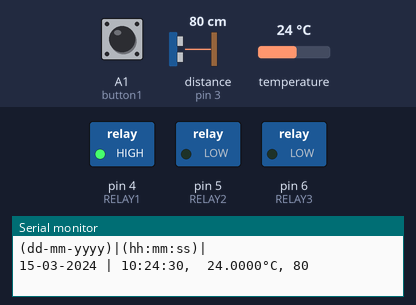
The sketch below on a simulated Arduino Uno, built with avr-gcc and run on an emulated ATmega328P. Shown: switched loads named in the sketch (green lamp = pin HIGH), the last lines printed to the serial monitor. Wiring (inferred from the names in the program): ultrasonic range finder: trigger pin 2; echo pin 3; DS18B20 sensor: data A3. The test bench sets the inputs (shaded band); at power-on: distance to the obstacle (sensor on pin 3) 80 cm, A1 (button1) HIGH, temperature 24 °C. The echo pulse lasts 58.3 µs per cm; the local clock reads 2024-03-15 10:24:30 at power-on unless the sketch sets it; storage starts empty; pins used as bus, display or sensor lines are not drawn.

Above: at 1.3 s.
1.4 s: distance to the obstacle (sensor on pin 3) set to 13 cm
2.9 s: distance to the obstacle (sensor on pin 3) set to 10 cm
At 3.6 s:
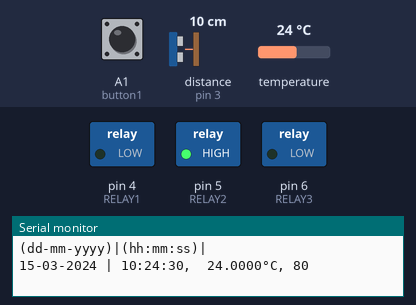
At 7.0 s:
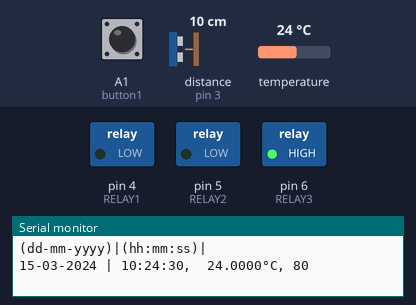
12.5 s: distance to the obstacle (sensor on pin 3) set to 46 cm
21.4 s: distance to the obstacle (sensor on pin 3) set to 51 cm
22.9 s: distance to the obstacle (sensor on pin 3) set to 120 cm
At 23.7 s:
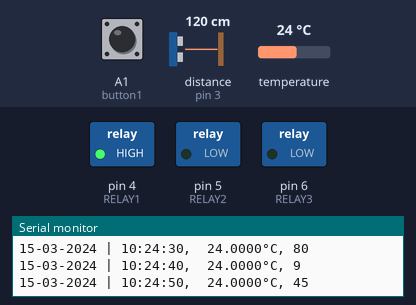
Timing chart, 0 to 25.9 s (numbered marks = the images above; inputs shaded):
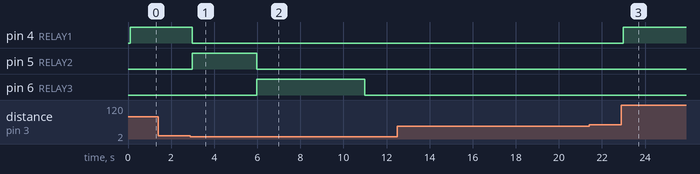

The sketch:

driver.ino
```cpp
#include <SD.h>
#include <LiquidCrystal.h>
#include <RTClib.h>

// LCD module connections (RS, E, D4, D5, D6, D7)
//LiquidCrystal lcd(2, 3, 4, 5, 6, 7);

// initialize RTC library
RTC_DS3231 rtc;
DateTime   now;

// buttons definition
#define button1 A1   // button B1 is connected to Arduino pin A1
#define button2 A2   // button B2 is connected to Arduino pin A2
// define DS18B20 data pin
#define DS18B20_PIN   A3

int TRIGGERPIN = 2;
int ECHOPIN = 3;
int RELAY1 = 4;
int RELAY2 = 5;
int RELAY3 = 6;
long distance;

File dataLog;
boolean sd_ok = 0;

long readUltrasonicDistance(int TRIGGERPIN, int ECHOPIN)
{
  pinMode(TRIGGERPIN, OUTPUT);
  digitalWrite(TRIGGERPIN, LOW);
  delayMicroseconds(2);
  digitalWrite(TRIGGERPIN, HIGH);
  delayMicroseconds(10);
  digitalWrite(TRIGGERPIN, LOW);
  pinMode(ECHOPIN, INPUT);
  return pulseIn(ECHOPIN, HIGH);
}

void nutA(){
  digitalWrite(RELAY2, HIGH);
  delay(3000);
  digitalWrite(RELAY2, LOW);
  }

void nutB(){
  digitalWrite(RELAY3, HIGH);
  delay(5000);
  digitalWrite(RELAY3, LOW);
  }


//* SETUP FUNCTION
void setup()
{
  pinMode(button1, INPUT_PULLUP);
  pinMode(button2, INPUT_PULLUP);
  pinMode(RELAY1, OUTPUT);
  pinMode(RELAY2, OUTPUT);
  pinMode(RELAY3, OUTPUT);

  rtc.begin();          // initialize RTC chip

  // open serial communications and wait for port to open
  Serial.begin(9600);

  // initialize the SD card
  Serial.print("Initializing SD card...");

  if ( !SD.begin() )
    Serial.println("initialization failed!");
  else {
    sd_ok = 1;
    Serial.println("initialization done.");


    if( SD.exists("datalog.csv") == 0 )   // test if file with name 'Log.txt' already exists
    {
      Serial.println("\r\nCreate 'datalog.csv' file ... ");
      dataLog = SD.open("datalog.csv", FILE_WRITE);   // create (&open) file Log.txt
      if(dataLog) {                               // if the file opened okay, write to it:
        Serial.println("OK");

        //? write some texts to 'datalog.txt' file
        dataLog.println("DATETIME, TEMP, WATER DISTANCE");
        dataLog.close();

      }
      else{
        Serial.println("error creating file.");
      }
    }
  }

  Serial.println("\r\n    DATE    |    TIME  | TEMPERATURE | WATER DISTANCE");
  Serial.println("(dd-mm-yyyy)|(hh:mm:ss)|");
}

int iterationChecker = 0;

//* main loop
void loop()
{
  distance = 0.01723 * readUltrasonicDistance(TRIGGERPIN, ECHOPIN);

  //? Fill water
  if(distance>50){
    digitalWrite(RELAY1, HIGH);
    iterationChecker = 0;
  }

  //? Drop vitamin
  if(distance<=10 && iterationChecker == 0){
    digitalWrite(RELAY1, LOW);
    nutA();
    nutB();

    iterationChecker = 1;
  }


  now = rtc.now();  // read current time and date from the RTC chip
  RTC_display();

  if( !digitalRead(button1) )  // if B1 is pressed
  if( debounce() )             // call debounce function (make sure B1 is pressed)
  {
    while( debounce() );  // call debounce function (wait for B1 to be released)

    byte hour   = edit( now.hour() );         // edit hours
    byte minute = edit( now.minute() );       // edit minutes
    byte day    = edit( now.day() );          // edit date
    byte month  = edit( now.month() );        // edit month
    byte year   = edit( now.year() - 2000 );  // edit year

    // write time & date data to the RTC chip
    rtc.adjust(DateTime(2000 + year, month, day, hour, minute, 0));

    while(debounce());  // call debounce function (wait for button B1 to be released)
  }

  //? Read & print temperature value from sensor every 10 seconds
  static byte p_second;
  if( (now.second() % 10 == 0) && (p_second != now.second()) )
  {
    // Serial.println(distance);
    // unsigned int ds18b20_temp;
    int ds18b20_temp;

    char buffer1[12], buffer2[26];
    bool sensor_ok = 0;
    p_second = now.second();
    if( ds18b20_read(&ds18b20_temp) )
    {
      sensor_ok = 1;
      if (ds18b20_temp & 0x8000)           // if temperature < 0
      {
        ds18b20_temp = ~ds18b20_temp + 1;  // change temperature value to positive form
        sprintf(buffer1, "-%02u.%04u%cC", (ds18b20_temp/16) % 100, (ds18b20_temp & 0x0F) * 625, 223);
      }
      else
      {      // otherwise (temperature >= 0)
        if (ds18b20_temp/16 >= 100)          // if temperature >= 100.0 °C
          sprintf(buffer1, "%03u.%04u%cC", ds18b20_temp/16, (ds18b20_temp & 0x0F) * 625, 223);
        else      // otherwise ( 0 <= temperature < 100.0)
          sprintf(buffer1, " %02u.%04u%cC", ds18b20_temp/16, (ds18b20_temp & 0x0F) * 625, 223);
      }
    }
    else
      sprintf(buffer1, "   ERROR  ");


    sprintf( buffer2, " %02u-%02u-%04u | %02u:%02u:%02u | ", now.day(), now.month(), now.year(),
                      now.hour(), now.minute(), now.second() );

    if(sensor_ok) {
      buffer1[8] = 194;   // put degree symbol
      buffer1[9] = 176;
      buffer1[10] = 'C';  // put 'C' letter
      buffer1[11] = '\0'; // put string terminator
    }
    // print data on PC serial monitor
    // Serial.print(buffer2); // datetime
    // Serial.println(buffer1); // temp

    // write data to SD card
    if(sd_ok)
    {
      char str[80];
      sprintf(str, "%02u-%02u-%04u | %02u:%02u:%02u, %s, %d",now.day(), now.month(), now.year(),
                      now.hour(), now.minute(), now.second(), buffer1, distance);

      Serial.println(str);

      dataLog = SD.open("datalog.csv", FILE_WRITE);
      //TODO: write to datalog.csv
      dataLog.println(str);

      dataLog.close();
    }

  }


  delay(100);   // wait 100ms
}

//! HOLY LINE DONT CHANGE
//////////////////////////////////////// RTC functions ////////////////////////////////////////
//? Display timestamp
void RTC_display()
{
  char _buffer[17];
  char dow_matrix[7][10] = {" SUNDAY  ", " MONDAY  ", " TUESDAY ", "WEDNESDAY",
                             "THURSDAY ", " FRIDAY  ", "SATURDAY "};
  /*lcd.setCursor(4, 0);
  lcd.print( dow_matrix[now.dayOfTheWeek()] );*/

  // print time
  sprintf( _buffer, "TIME: %02u:%02u:%02u", now.hour(), now.minute(), now.second() );
  /*lcd.setCursor(0, 1);
  lcd.print(_buffer);*/
  // print date
  sprintf( _buffer, "DATE: %02u-%02u-%04u", now.day(), now.month(), now.year() );
  /*lcd.setCursor(0, 2);
  lcd.print(_buffer);*/
}

byte edit(byte parameter)
{
  static byte i = 0, y_pos,
              x_pos[5] = {6, 9, 6, 9, 14};
  char text[3];
  sprintf(text,"%02u", parameter);

  if(i < 2)
    y_pos = 1;
  else
    y_pos = 2;

  while( debounce() );   // call debounce function (wait for B1 to be released)

  while(true) {
    while( !digitalRead(button2) ) {  // while B2 is pressed
      parameter++;
      if(i == 0 && parameter > 23)    // if hours > 23 ==> hours = 0
        parameter = 0;
      if(i == 1 && parameter > 59)    // if minutes > 59 ==> minutes = 0
        parameter = 0;
      if(i == 2 && parameter > 31)    // if day > 31 ==> day = 1
        parameter = 1;
      if(i == 3 && parameter > 12)    // If month > 12 ==> month = 1
        parameter = 1;
      if(i == 4 && parameter > 99)    // If year > 99 ==> year = 0
        parameter = 0;

      sprintf(text,"%02u", parameter);
      /*lcd.setCursor(x_pos[i], y_pos);
      lcd.print(text);*/
      delay(200);       // wait 200ms
    }

    /*lcd.setCursor(x_pos[i], y_pos);
    lcd.print("  ");*/
    unsigned long previous_m = millis();
    while( (millis() - previous_m < 250) && digitalRead(button1) && digitalRead(button2) ) ;
    /*lcd.setCursor(x_pos[i], y_pos);
    lcd.print(text);*/
    previous_m = millis();
    while( (millis() - previous_m < 250) && digitalRead(button1) && digitalRead(button2) ) ;

    if(!digitalRead(button1))
    {                     // if button B1 is pressed
      i = (i + 1) % 5;    // increment 'i' for the next parameter
      return parameter;   // return parameter value and exit
    }
  }
}

//? function for button1 (B1) debounce
bool debounce ()
{
  byte count = 0;
  for(byte i = 0; i < 5; i++)
  {
    if ( !digitalRead(button1) )
      count++;
    delay(10);
  }

  if(count > 2)  return 1;
  else           return 0;
}
////////////////////////////////////// end RTC functions //////////////////////////////////////

////////////////////////////////// DS18B20 sensor functions ///////////////////////////////////
bool ds18b20_start()
{
  bool ret = 0;
  digitalWrite(DS18B20_PIN, LOW);  // send reset pulse to the DS18B20 sensor
  pinMode(DS18B20_PIN, OUTPUT);
  delayMicroseconds(500);          // wait 500 us
  pinMode(DS18B20_PIN, INPUT);
  delayMicroseconds(100);          // wait to read the DS18B20 sensor response
  if (!digitalRead(DS18B20_PIN))
  {
    ret = 1;                  // DS18B20 sensor is present
    delayMicroseconds(400);   // wait 400 us
  }
  return(ret);
}

void ds18b20_write_bit(bool value)
{
  digitalWrite(DS18B20_PIN, LOW);
  pinMode(DS18B20_PIN, OUTPUT);
  delayMicroseconds(2);
  digitalWrite(DS18B20_PIN, value);
  delayMicroseconds(80);
  pinMode(DS18B20_PIN, INPUT);
  delayMicroseconds(2);
}

void ds18b20_write_byte(byte value)
{
  byte i;
  for(i = 0; i < 8; i++)
    ds18b20_write_bit(bitRead(value, i));
}

bool ds18b20_read_bit(void)
{
  bool value;
  digitalWrite(DS18B20_PIN, LOW);
  pinMode(DS18B20_PIN, OUTPUT);
  delayMicroseconds(2);
  pinMode(DS18B20_PIN, INPUT);
  delayMicroseconds(5);
  value = digitalRead(DS18B20_PIN);
  delayMicroseconds(100);
  return value;
}

byte ds18b20_read_byte(void)
{
  byte i, value;
  for(i = 0; i < 8; i++)
    bitWrite(value, i, ds18b20_read_bit());
  return value;
}

bool ds18b20_read(int *raw_temp_value)
{
  if (!ds18b20_start())  // send start pulse
    return(0);
  ds18b20_write_byte(0xCC);   // send skip ROM command
  ds18b20_write_byte(0x44);   // send start conversion command
  while(ds18b20_read_byte() == 0);  // wait for conversion complete
  if (!ds18b20_start())             // send start pulse
    return(0);                      // return 0 if error
  ds18b20_write_byte(0xCC);         // send skip ROM command
  ds18b20_write_byte(0xBE);         // send read command

  // read temperature LSB byte and store it on raw_temp_value LSB byte
  *raw_temp_value = ds18b20_read_byte();
  // read temperature MSB byte and store it on raw_temp_value MSB byte
  *raw_temp_value |= (unsigned int)(ds18b20_read_byte() << 8);

  return(1);  // OK --> return 1
}
//////////////////////////////////// end DS18B20 functions ////////////////////////////////////
```

Measured:
- the behaviour switches between 12 and 11 cm on distance to the obstacle (sensor on pin 3) (found by bisection; images 0 and 1)
- after the input at 1.4 s, every drawn part: stays the same
- after the input at 2.9 s, pin 4 (RELAY1): HIGH → LOW after 0.09 s; pin 5 (RELAY2): LOW → HIGH after 0.09 s, → LOW 3.0 s later; pin 6 (RELAY3): LOW → HIGH after 3.1 s, → LOW 5.0 s later
- after the input at 21.4 s, every drawn part: stays the same
- after the input at 22.9 s, pin 4 (RELAY1): LOW → HIGH after 0.09 s
